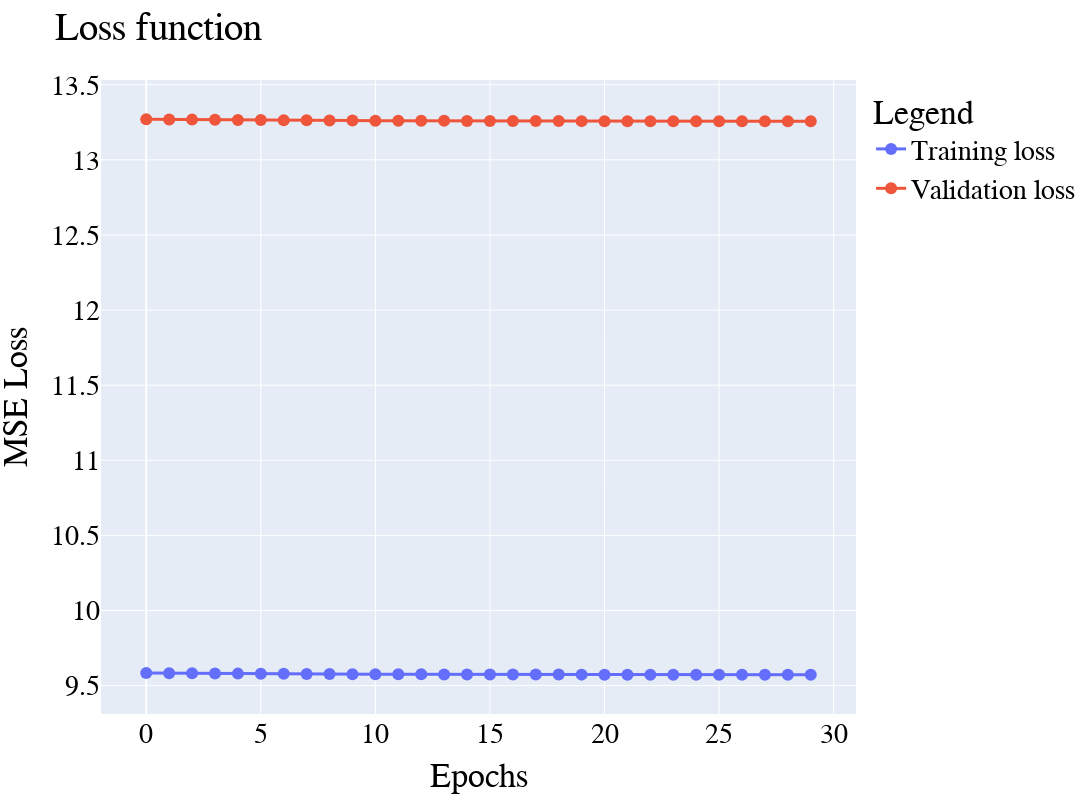

This figure's notebook cell:
### Markdown cell above
## Results

### Code cell
viz.plot_loss(history)

### Figure 1 — Plotly figure (JSON) as saved in the notebook; plotly's stock layout.template omitted (floating-point values rounded to 4 significant figures)
{"data": [{"line": {"width": 3}, "marker": {"size": 12}, "mode": "lines+markers", "name": "Training loss", "type": "scatter", "x": [0, 1, 2, 3, 4, 5, 6, 7, 8, 9, 10, 11, 12, 13, 14, 15, 16, 17, 18, 19, 20, 21, 22, 23, 24, 25, 26, 27, 28, 29], "y": [9.584, 9.583, 9.582, 9.581, 9.58, 9.579, 9.578, 9.578, 9.577, 9.576, 9.576, 9.575, 9.575, 9.575, 9.574, 9.574, 9.574, 9.574, 9.573, 9.573, 9.573, 9.573, 9.573, 9.573, 9.572, 9.572, 9.572, 9.572, 9.572, 9.572]}, {"line": {"width": 3}, "marker": {"size": 12}, "mode": "lines+markers", "name": "Validation loss", "type": "scatter", "x": [0, 1, 2, 3, 4, 5, 6, 7, 8, 9, 10, 11, 12, 13, 14, 15, 16, 17, 18, 19, 20, 21, 22, 23, 24, 25, 26, 27, 28, 29], "y": [13.27, 13.27, 13.27, 13.27, 13.27, 13.26, 13.26, 13.26, 13.26, 13.26, 13.26, 13.26, 13.26, 13.26, 13.26, 13.26, 13.26, 13.26, 13.26, 13.26, 13.26, 13.26, 13.26, 13.26, 13.26, 13.26, 13.26, 13.26, 13.26, 13.26]}], "layout": {"font": {"color": "Black", "family": "Times new Roman", "size": 28}, "height": 800, "legend": {"title": {"text": "Legend"}}, "margin": {"b": 80, "l": 80, "r": 80, "t": 80}, "title": {"text": "Loss function"}, "width": 1600, "xaxis": {"title": {"text": "Epochs"}}, "yaxis": {"title": {"text": "MSE Loss"}}}}
